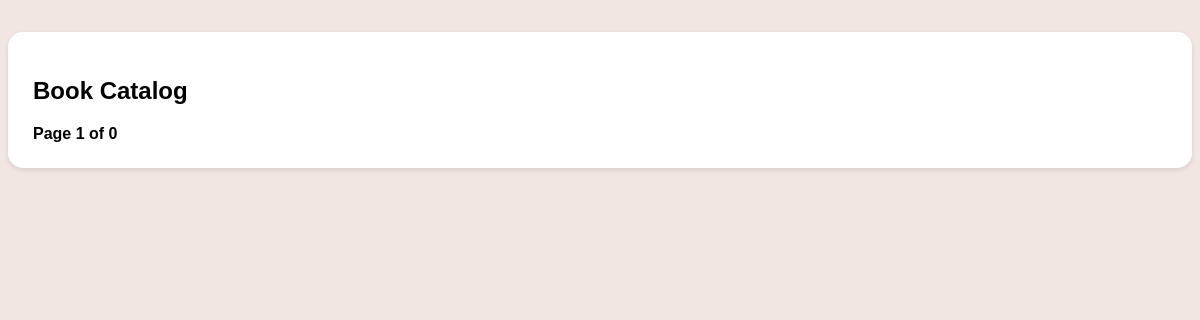
The app's page /catalog, older data.
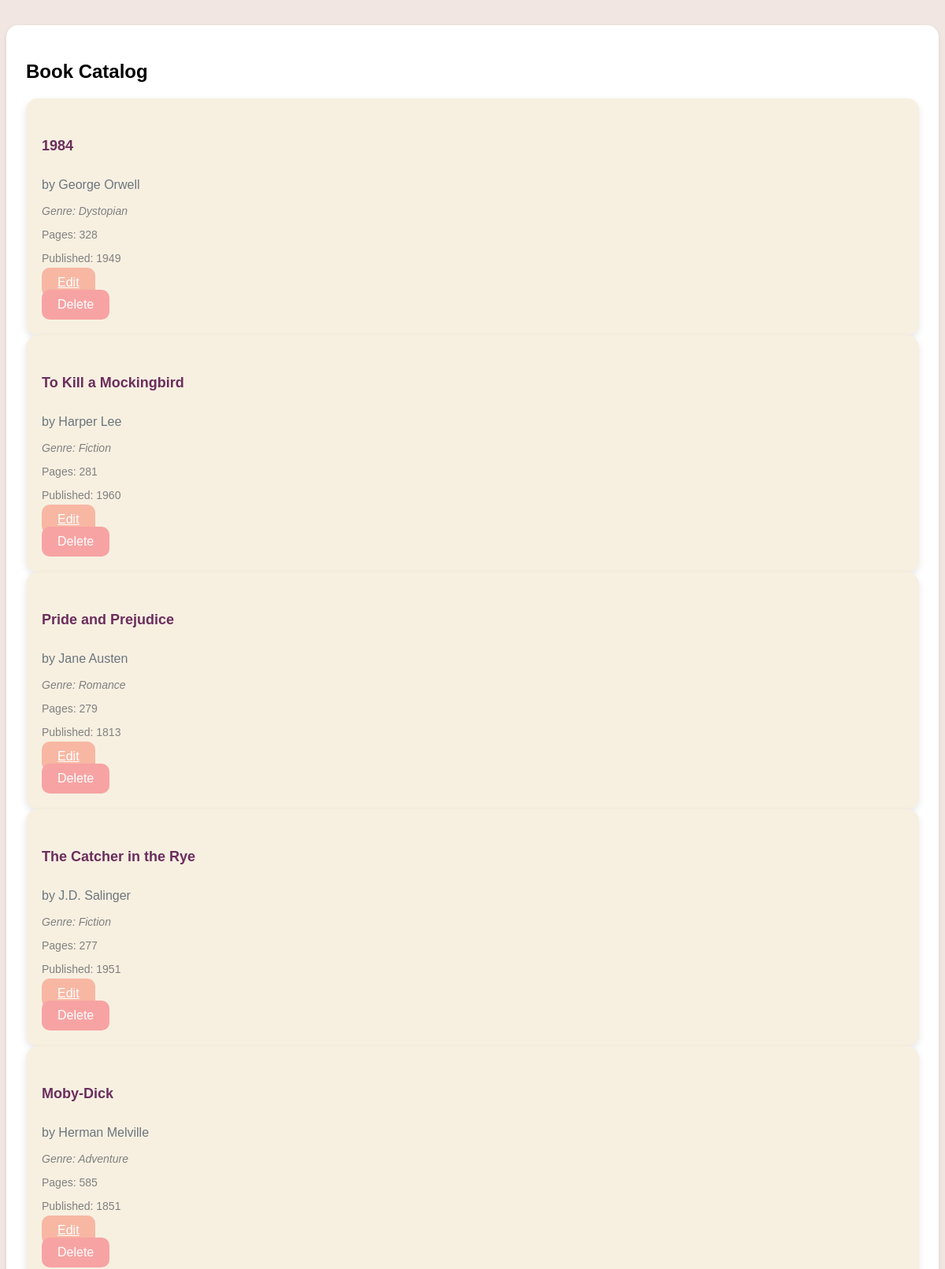
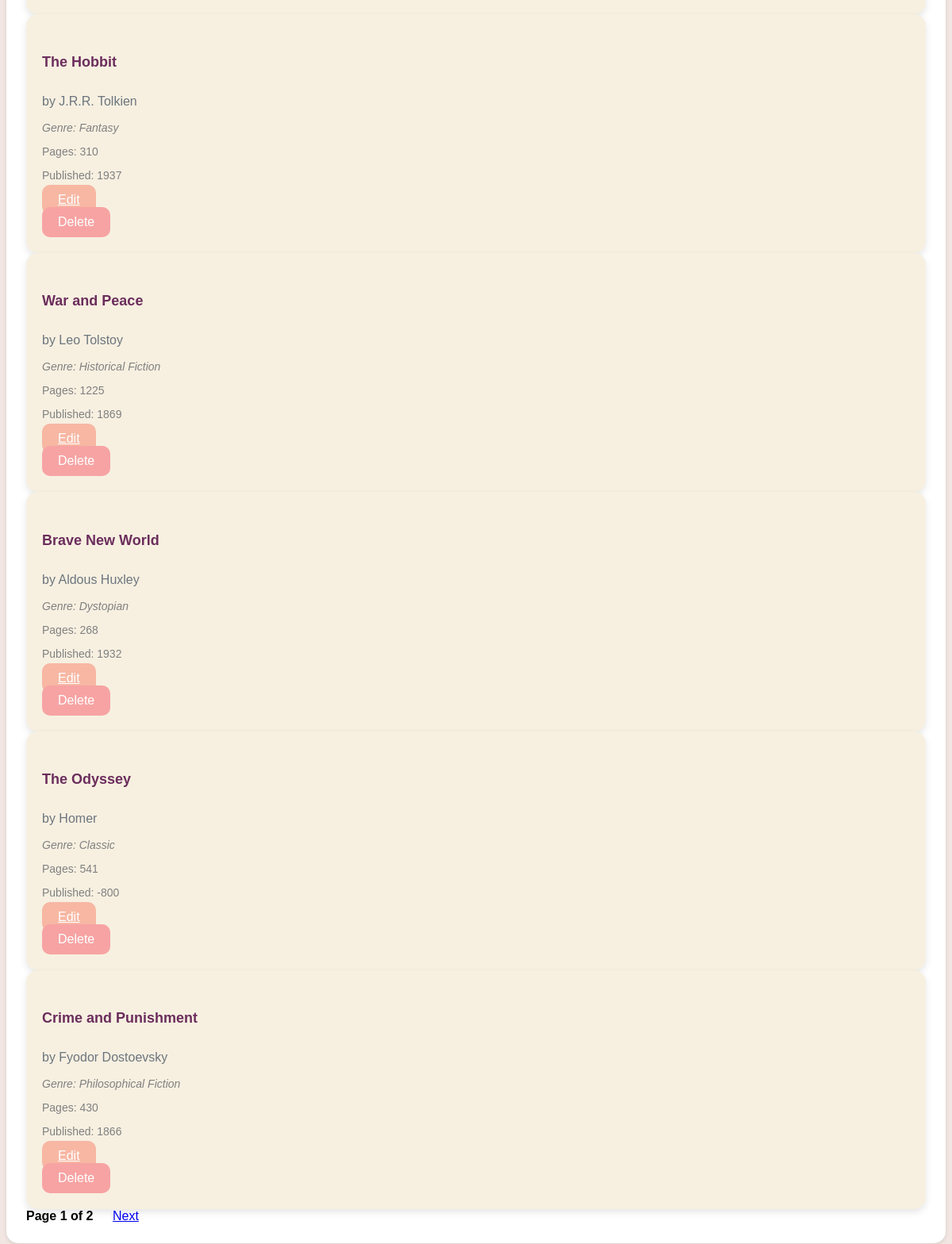
The same page, newer data (2 pictures, top to bottom).
### app/models.py (models this page shows, shortened)
class Book(db.Model):
    id = db.Column(db.Integer, primary_key=True)
    title = db.Column(db.String(150), nullable=False)
    author = db.Column(db.String(150), nullable=False)
    isbn = db.Column(db.String(13), unique=True, nullable=False)
    quantity = db.Column(db.Integer, nullable=False, default=1)  # Quantity of books available
    publication_year = db.Column(db.Integer, nullable=False)
    genre = db.Column(db.String(100), nullable=False)
    page_number = db.Column(db.Integer, nullable=False)
    borrows = db.relationship('Borrow', backref='book', lazy=True)

### app/routes.py (the view)
@main.route('/catalog')
def catalog():
    try:
        page = request.args.get('page', 1, type=int)
        per_page = 10  # Number of books per page
        books = Book.query.paginate(page=page, per_page=per_page, error_out=False)
    except OperationalError:
        books = []  # Fallback to an empty book list
        error_message = "Error: Unable to access the database. Please try again later."
        return render_template('catalog.html', books=books, error_message=error_message)
    return render_template('catalog.html', books=books)

### app/templates/catalog.html (shortened to what this page needs)
{% extends 'base.html' %}
{% block content %}
<div class="container mt-4">
    <div class="card">
        <div class="card-body">
            <h2 class="card-title text-center mb-4" style="font-family: 'Poppins', sans-serif;">Book Catalog</h2>
            <div class="row">
                {% for book in books.items %}
                <div class="col-md-4 mb-4">
                    <div class="book-item card" style="background-color: #f7f0e1; padding: 20px; border-radius: 15px;">
                        <h5 class="book-title" style="font-family: 'Poppins', sans-serif; font-size: 18px; font-weight: bold;">{{ book.title }}</h5>
                        <p class="author" style="color: #6c757d;">by {{ book.author }}</p>
                        <p class="genre" style="font-style: italic;">Genre: {{ book.genre }}</p>
                        <p class="pages">Pages: {{ book.page_number }}</p>
                        <p class="year">Published: {{ book.publication_year }}</p>
                        <div class="d-flex justify-content-center">
                            <a href="{{ url_for('main.edit_book', book_id=book.id) }}" class="btn btn-primary me-2" style="background-color: #f7b7a3; border: none; color: white;">Edit</a>
                            <form action="{{ url_for('main.delete_book', book_id=book.id) }}" method="POST" class="d-inline">
                                <button type="submit" class="btn btn-danger" style="background-color: #f7a3a3; border: none; color: white;">Delete</button>
                            </form>
                        </div>
                    </div>
                </div>
                {% endfor %}
            </div>
            <div class="d-flex justify-content-center">
                <span class="mx-2" style="font-weight: bold;">Page {{ books.page }} of {{ books.pages }}</span>
                {% if books.has_next %}
                <a href="{{ url_for('main.catalog', page=books.next_num) }}" class="btn btn-light ms-2">Next</a>
                {% endif %}
            </div>
        </div>
    </div>
</div>
{% endblock %}

### app/templates/base.html (shortened to what this page needs)
<!DOCTYPE html>
<html lang="en">
<head>
    <link rel="stylesheet" href="https://cdnjs.cloudflare.com/ajax/libs/font-awesome/6.0.0-beta3/css/all.min.css">
</head>
<body>
    <div class="container">
        {% block content %}{% endblock %}
    </div>
</body>
</html>

### app/templates/base.html (style rules this page uses)
.container { margin-top: 2rem; }

### app/templates/catalog.html (style rules this page uses)
body { font-family: 'Poppins', sans-serif; background-color: #f1e6e1; }
.card { background-color: #ffffff; border-radius: 15px; box-shadow: 0 2px 5px rgba(0, 0, 0, 0.1); }
.card-body { padding: 25px; }
.btn { font-size: 16px; padding: 10px 20px; border-radius: 10px; }
.book-item { border-radius: 15px; box-shadow: 0 4px 10px rgba(0, 0, 0, 0.1); }
.book-title { color: #6b2d5c; font-weight: bold; font-size: 22px; }
.author { font-size: 16px; color: #5a5a5a; }
.genre, .pages, .year { font-size: 14px; color: #808080; }

Row changes from the older to the newer data that the page shows:
added Book: title "1984", author "George Orwell", genre "Dystopian", page_number "328", publication_year "1949"
added Book: title "To Kill a Mockingbird", author "Harper Lee", genre "Fiction", page_number "281", publication_year "1960"
added Book: title "Pride and Prejudice", author "Jane Austen", genre "Romance", page_number "279", publication_year "1813"
added Book: title "The Catcher in the Rye", author "J.D. Salinger", genre "Fiction", page_number "277", publication_year "1951"
added Book: title "Moby-Dick", author "Herman Melville", genre "Adventure", page_number "585", publication_year "1851"
added Book: title "The Hobbit", author "J.R.R. Tolkien", genre "Fantasy", page_number "310", publication_year "1937"
added Book: title "War and Peace", author "Leo Tolstoy", genre "Historical Fiction", page_number "1225", publication_year "1869"
added Book: title "Brave New World", author "Aldous Huxley", genre "Dystopian", page_number "268", publication_year "1932"
added Book: title "The Odyssey", author "Homer", genre "Classic", page_number "541", publication_year "-800"
added Book: title "Crime and Punishment", author "Fyodor Dostoevsky", genre "Philosophical Fiction", page_number "430", publication_year "1866"
Text that changed along with them:
{{ books.pages }}: "0" → "2"
text now shown: "Next"
